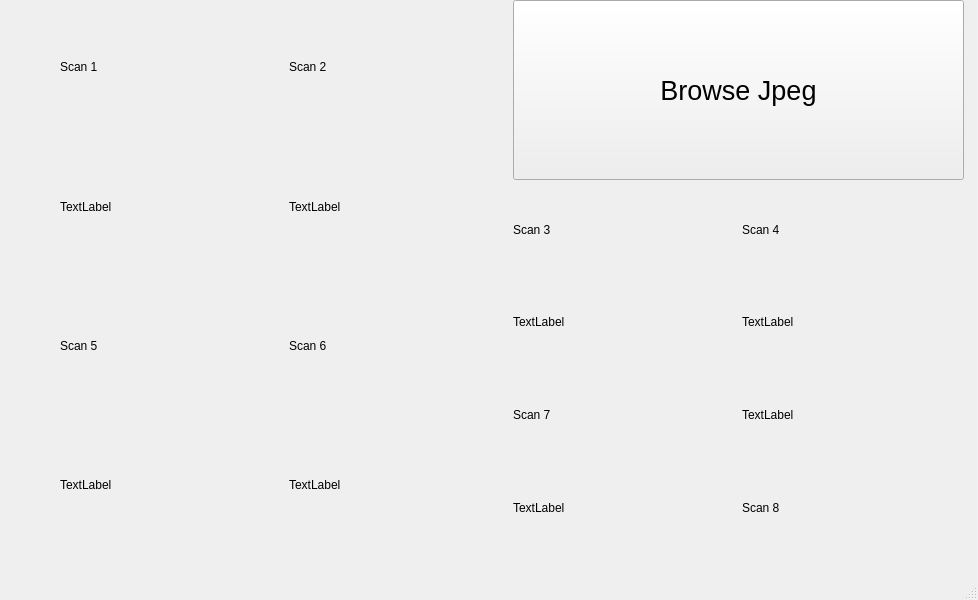
<?xml version="1.0" encoding="UTF-8"?>
<ui version="4.0">
 <class>MainWindow</class>
 <widget class="QMainWindow" name="MainWindow">
  <property name="geometry">
   <rect>
    <x>0</x>
    <y>0</y>
    <width>978</width>
    <height>600</height>
   </rect>
  </property>
  <property name="windowTitle">
   <string>MainWindow</string>
  </property>
  <widget class="QWidget" name="centralwidget">
   <widget class="QWidget" name="layoutWidget">
    <property name="geometry">
     <rect>
      <x>513</x>
      <y>0</y>
      <width>451</width>
      <height>551</height>
     </rect>
    </property>
    <layout class="QVBoxLayout" name="verticalLayout_3">
     <item>
      <widget class="QPushButton" name="pushButton">
       <property name="enabled">
        <bool>true</bool>
       </property>
       <property name="sizePolicy">
        <sizepolicy hsizetype="Minimum" vsizetype="Preferred">
         <horstretch>0</horstretch>
         <verstretch>0</verstretch>
        </sizepolicy>
       </property>
       <property name="font">
        <font>
         <family>Ubuntu</family>
         <pointsize>20</pointsize>
         <weight>50</weight>
         <italic>false</italic>
         <bold>false</bold>
        </font>
       </property>
       <property name="text">
        <string>Browse Jpeg</string>
       </property>
      </widget>
     </item>
     <item>
      <layout class="QHBoxLayout" name="horizontalLayout_7">
       <item>
        <layout class="QVBoxLayout" name="verticalLayout_output1_5">
         <item>
          <widget class="QLabel" name="label_9">
           <property name="text">
            <string>Scan 3</string>
           </property>
          </widget>
         </item>
         <item>
          <widget class="QLabel" name="out3">
           <property name="text">
            <string>TextLabel</string>
           </property>
          </widget>
         </item>
        </layout>
       </item>
       <item>
        <layout class="QVBoxLayout" name="verticalLayout_output2_5">
         <item>
          <widget class="QLabel" name="label_10">
           <property name="text">
            <string>Scan 4</string>
           </property>
          </widget>
         </item>
         <item>
          <widget class="QLabel" name="out4">
           <property name="text">
            <string>TextLabel</string>
           </property>
          </widget>
         </item>
        </layout>
       </item>
      </layout>
     </item>
     <item>
      <layout class="QHBoxLayout" name="horizontalLayout_4">
       <item>
        <layout class="QVBoxLayout" name="verticalLayout_output1_2">
         <item>
          <widget class="QLabel" name="label_5">
           <property name="text">
            <string>Scan 7</string>
           </property>
          </widget>
         </item>
         <item>
          <widget class="QLabel" name="out7">
           <property name="text">
            <string>TextLabel</string>
           </property>
          </widget>
         </item>
        </layout>
       </item>
       <item>
        <layout class="QVBoxLayout" name="verticalLayout_output2_2">
         <item>
          <widget class="QLabel" name="label_16">
           <property name="text">
            <string>TextLabel</string>
           </property>
          </widget>
         </item>
         <item>
          <widget class="QLabel" name="out8">
           <property name="text">
            <string>Scan 8</string>
           </property>
          </widget>
         </item>
        </layout>
       </item>
      </layout>
     </item>
    </layout>
   </widget>
   <widget class="QWidget" name="layoutWidget_3">
    <property name="geometry">
     <rect>
      <x>60</x>
      <y>0</y>
      <width>451</width>
      <height>551</height>
     </rect>
    </property>
    <layout class="QVBoxLayout" name="verticalLayout_4">
     <item>
      <layout class="QHBoxLayout" name="horizontalLayout_5">
       <item>
        <layout class="QVBoxLayout" name="verticalLayout_output1_3">
         <item>
          <widget class="QLabel" name="label_7">
           <property name="text">
            <string>Scan 1</string>
           </property>
          </widget>
         </item>
         <item>
          <widget class="QLabel" name="out1">
           <property name="text">
            <string>TextLabel</string>
           </property>
          </widget>
         </item>
        </layout>
       </item>
       <item>
        <layout class="QVBoxLayout" name="verticalLayout_output2_3">
         <item>
          <widget class="QLabel" name="label_8">
           <property name="text">
            <string>Scan 2 </string>
           </property>
          </widget>
         </item>
         <item>
          <widget class="QLabel" name="out2">
           <property name="text">
            <string>TextLabel</string>
           </property>
          </widget>
         </item>
        </layout>
       </item>
      </layout>
     </item>
     <item>
      <layout class="QHBoxLayout" name="horizontalLayout_6">
       <item>
        <layout class="QVBoxLayout" name="verticalLayout_output1_4">
         <item>
          <widget class="QLabel" name="label_3">
           <property name="text">
            <string>Scan 5</string>
           </property>
          </widget>
         </item>
         <item>
          <widget class="QLabel" name="out5">
           <property name="text">
            <string>TextLabel</string>
           </property>
          </widget>
         </item>
        </layout>
       </item>
       <item>
        <layout class="QVBoxLayout" name="verticalLayout_output2_4">
         <item>
          <widget class="QLabel" name="label_4">
           <property name="text">
            <string>Scan 6</string>
           </property>
          </widget>
         </item>
         <item>
          <widget class="QLabel" name="out6">
           <property name="text">
            <string>TextLabel</string>
           </property>
          </widget>
         </item>
        </layout>
       </item>
      </layout>
     </item>
    </layout>
   </widget>
  </widget>
  <widget class="QMenuBar" name="menubar">
   <property name="geometry">
    <rect>
     <x>0</x>
     <y>0</y>
     <width>978</width>
     <height>22</height>
    </rect>
   </property>
  </widget>
  <widget class="QStatusBar" name="statusbar"/>
 </widget>
 <resources/>
 <connections/>
</ui>
